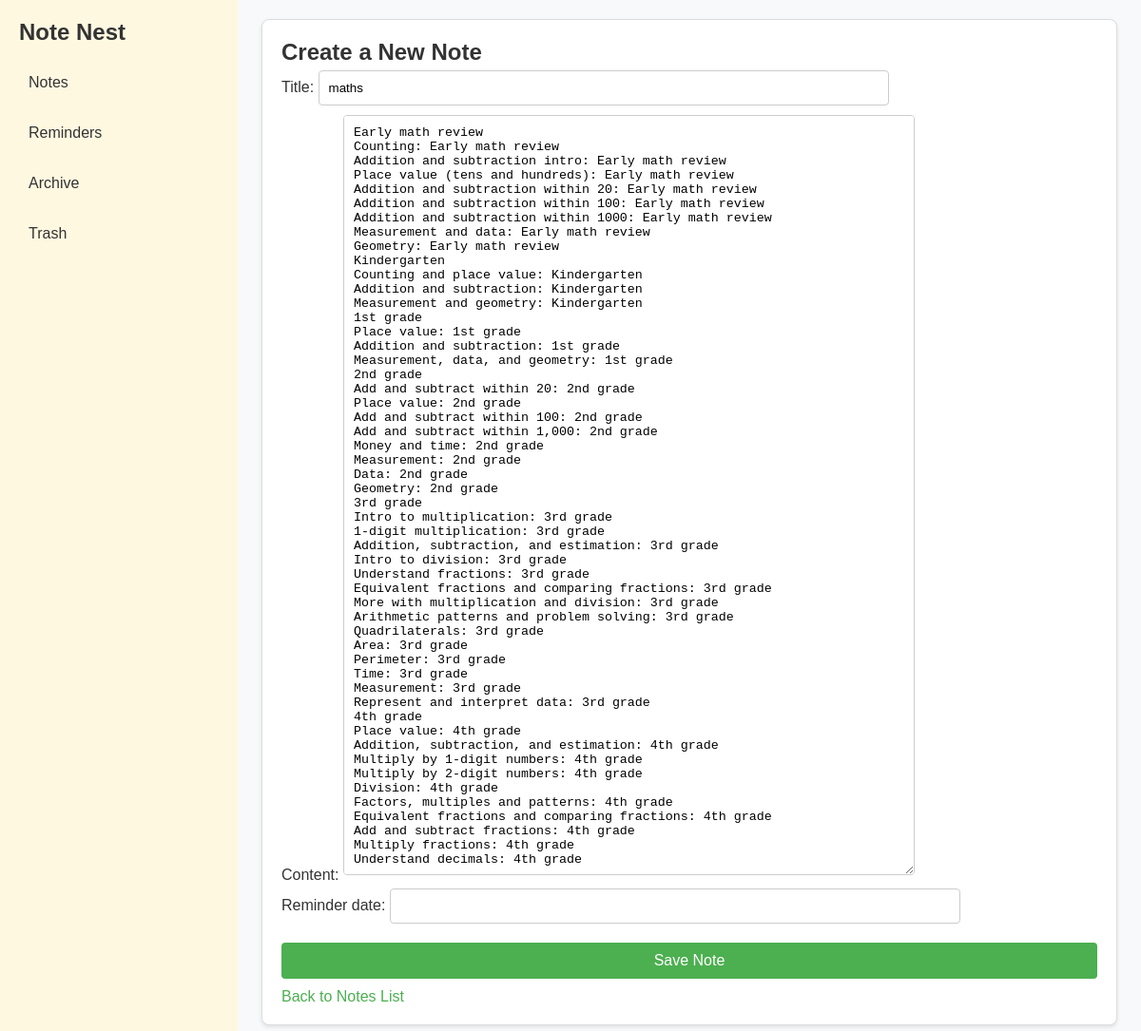
The page /update/11/ (signed in) on the database its author committed.
### myapp_15/models.py (models this page shows, shortened)
class Note(models.Model):
    user = models.ForeignKey(User, on_delete=models.CASCADE, related_name='notes')
    title = models.CharField(max_length=255)
    content = models.TextField(blank=True, null=True)
    pinned = models.BooleanField(default=False)
    is_archived = models.BooleanField(default=False)
    is_trashed = models.BooleanField(default=True)
    reminder_date = models.DateField(null=True, blank=True)
    labels = models.ManyToManyField(Label, blank=True)
    created_at = models.DateTimeField(auto_now_add=True)
    updated_at = models.DateTimeField(auto_now=True)

### myapp_15/views.py (the view)
# urls.py: path('update/<int:pk>/', views.note_update, name='note_update'),
@login_required
def note_update(request, pk):
    note = Note.objects.get(pk=pk, user=request.user)
    if request.method == 'POST':
        form = NoteForm(request.POST, instance=note)
        if form.is_valid():
            form.save()
            return redirect('note_list')
    else:
        form = NoteForm(instance=note)
    return render(request, 'note_form.html', {'form': form})

### myapp_15/forms.py
class NoteForm(forms.ModelForm):
    class Meta:
        model = Note
        fields = ['title', 'content', 'reminder_date']
        widgets = {
            'reminder_date': DatePicker(options={
                'format': 'yyyy-mm-dd hh:mm:ss',  # Adjust format as needed
                'autoclose': True,
                'todayHighlight': True,
            }),'content': forms.Textarea(attrs={
                'class': 'dynamic-textarea',
                'placeholder': 'Write your note here...'
            })
        }

### myapp_15/templates/note_form.html (shortened to what this page needs)
{% extends "base.html" %}
{% block content %}
<div class="form-container">
  <h1>Create a New Note</h1>
  <form method="post" action="{% url 'note_create' %}">
      <div class="form-group">
          {{ form.as_p }}
      </div>
      <button type="submit" class="submit-button">Save Note</button>
  </form>
  <p><a href="{% url 'note_list' %}" class="back-link">Back to Notes List</a></p>
</div>
{% endblock %}

### myapp_15/static/css/style.css (style rules this page uses)
* { margin: 0; padding: 0; box-sizing: border-box; }
body { font-family: Arial, sans-serif; background-color: #f8f9fa; color: #333; }
.form-container { max-width: 900px; margin: 0 auto; padding: 20px; border: 1px solid #ddd; border-radius: 8px; box-shadow: 0 2px 4px rgba(0, 0, 0, 0.1); background-color: #fff; }
h1 { color: #333; font-size: 24px; }
.form-group { margin-bottom: 15px; }
.form-group p { margin: 0; }
input[type="text"], textarea, select { width: 70%; padding: 10px; margin: 5px 0; border-radius: 4px; border: 1px solid #ccc; }
.submit-button { background-color: #4CAF50; color: white; padding: 10px 15px; border: none; border-radius: 4px; cursor: pointer; font-size: 16px; width: 100%; }
.back-link { color: #4CAF50; text-decoration: none; display: block; margin-top: 10px; }

### rows shown on the page
Note: title "maths", content "Early math review Counting: Early math review Addition and subtraction intro: Early math review Place value (tens and hundreds): Early math review Addition and subtraction within 20: Early math review Addition and subtraction within 100: Early math review Addition and subtraction within 1000: Early math review Measurement and data: Early math review Geometry: Early math review Kindergarten Counting and place value: Kindergarten Addition and subtraction: Kindergarten Measurement and geometry: Kindergarten 1st grade Place value: 1st grade Addition and subtraction: 1st grade Measurement, data, and geometry: 1st grade 2nd grade Add and subtract within 20: 2nd grade Place value: 2nd grade Add…"
